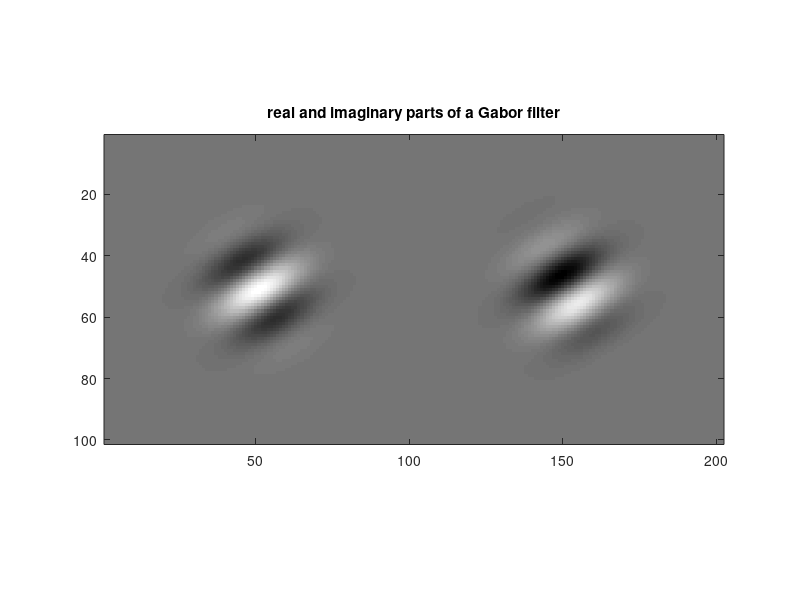

MATLAB code to generate this figure: (Note: this script raises an error after producing the figure.)

%% Retinal Vessel Detection by Gabor Transform and Machine Learning, a Tutorial
%
% This tutorial will demonstrate how Gabor transforms and generalized
% linear model (GLM) can be used for detection of retinal vessels in
% images.
%
% Specifically, we will attempt to detect the retinal vessels from a
% 'training image', by first, convoluting multiple Gabor filters with the image. 
% A GLM will be determined using the Gabor transformed images as features
% (the independent variables), and the locations of the vessels
% as the outcome (the dependent variable).
% In this tutorial, we will term this method for detecting vessels as Gabor+GLM.
% The Gabor+GLM will be psuedo* validated by how well it detects retinal
% vessels in a 'testing image'. Finally, we will calculate the sensitivity,
% the specificity, plot the ROC curve, and the corresponding area under the curve (AUC).

% Author: Pangyu Teng | License: BSD | imageprocessingblog.com |
% Download the code at http://bit.ly/QrYlmQ
% tr_sh = urlread('http://bit.ly/QrYlmQ');

%% So what is a Gabor Filter?
% A Gabor filter is a Gaussian envelope modulated by a complex sinusoid.
% This filter, developed by Dennis Gabor, resembles 2d visual cortical filters
% and has been shown to be useful in computer vision, e.g. 
% edge detection and pattern discrimination.
%
% For a 2D gabor filter, the shape of the filter can be varied by altering
% the size of the envolope with 'sigma',
% the direction of the sinusoid with 'theta',
% and the frequency of the sinusoid with 'F'.
% Below displays the real and imaginary part of a gabor filter.
%
% For more information, start with Wikipedia's Gabor Filter page.
% http://en.wikipedia.org/wiki/Gabor_filter

[x,y]=meshgrid(-50:50,-50:50); sigma = 10; theta = pi/3; F = 0.04;
g_sigma = (1./(2*pi*sigma^2)).*exp(((-1).*(x.^2+y.^2))./(2*sigma.^2));
real_g = g_sigma.*cos((2*pi*F).*(x.*cos(theta)+y.*sin(theta)));
im_g = g_sigma.*sin((2*pi*F).*(x.*cos(theta)+y.*sin(theta)));

figure;
imagesc([real_g im_g]);colormap('gray');axis image;
title('real and imaginary parts of a Gabor filter');


%% Load images and create training and testing images.
% Load an image of the retina and an image indicating where the vessels are in the image.

% let us cleanse Matlab first by clearing the workspace.
clc;clear all;close all;

% load image (image from wikipedia)
img = double(imread('Fundus_photograph_of_normal_left_eye.tif'));

% shrink image to decrease computation time.
scale = 0.25; 
img = imresize(img,scale);

% load answer (location of vessels)
bwImg = double(imread('Fundus_photograph_of_normal_left_eye_binary.tif'));

bwImg = imresize(bwImg,scale,'nearest');
bwImg(bwImg==255) = 1;
bwImg(bwImg==0) = 0;

% get training and testing image and vessel location from the above images
testingImg = img(1:175,:);
testingAns = bwImg(1:175,:);

trainingImg = img(176:end,:);
trainingAns = bwImg(176:end,:);


%% Extract features from training image.

% initialize parameters for Gabor transforms
filter_size = 40.*scale;
filter_size_halfed = round((filter_size)/2);
Fs = 0.1:0.1:0.3;
sigmas = [2:2:8].*scale;
thetas=pi/8:pi/8:pi-pi/8;

% initialize array for storing features
features = zeros([size(trainingImg),numel(sigmas),numel(thetas),numel(Fs)]);

h1 = figure;
% perform multiple Gabor transforms with varying parameters 
for k = 1:numel(sigmas)
for j = 1:numel(Fs)
for i = 1:numel(thetas)


    sigma = sigmas(k);    
    F = Fs(j);
    theta = thetas(i);

    % setup the Gabor transform
    [x,y]=meshgrid(-filter_size_halfed:filter_size_halfed,-filter_size_halfed:filter_size_halfed);
    g_sigma = (1./(2*pi*sigma^2)).*exp(((-1).*(x.^2+y.^2))./(2*sigma.^2));
    real_g = g_sigma.*cos((2*pi*F).*(x.*cos(theta)+y.*sin(theta)));
    im_g = g_sigma.*sin((2*pi*F).*(x.*cos(theta)+y.*sin(theta)));

    % perform Gabor transform
    uT =sqrt(conv2(trainingImg,real_g,'same').^2+conv2(trainingImg,im_g,'same').^2);
    
    % normalize transformed image
    uT = (uT-mean(uT(:)))./std(uT(:));

    % append tranformed images to 'features'
    features(:,:,k,j,i) = uT;
    
    % visualize filtered image and the varying filters
    subplot(2,1,1);
    imagesc([trainingImg mat2gray(uT).*255],[0 255]);
    colormap('gray'); axis image; axis off;
    title('testing image and the Gabor transformed image');
    subplot(2,1,2);
    imagesc([real_g im_g]);
    colormap('gray'); axis image; axis off;
    title(sprintf('Gabor filter F:%1.2f t:%1.2f k:%1.f',F,theta,sigma));
    
    drawnow;%pause(0.5);
    
end
end
end



%% Fit GLM  with features and location of the vessels

% reshape feature array
szG = size(features);
features = reshape(features,[prod(szG(1:2)),prod(szG(3:end))]);

% fit GLM with the features and the location of the vessels
b = glmfit(features,trainingAns(:),'normal');  

% see the output of the model based on the training features
CTrain = glmval(b,features,'logit');
CTrain = reshape(CTrain,szG(1:2));

% visualize 
h2= figure;
imagesc([trainingImg trainingAns.*255 CTrain.*255]);
colormap('gray');axis image;
title('testing image, answer, output from GLM');

%% Perform cross validation for Gabor+GLM
% Note that this is a pusedo cross-validation*,** as we used only
% half of an image for training and will be using half of an image for testing.

% Again, perform multiple Gabor transforms with varying parameters.

features = zeros([size(testingImg),numel(sigmas),numel(thetas),numel(Fs)]);
for k = 1:numel(sigmas)
for j = 1:numel(Fs)
for i = 1:numel(thetas)
    
    sigma = sigmas(k);    
    F = Fs(j);
    theta = thetas(i);

    % setup the "Gabor transform"
    [x,y]=meshgrid(-filter_size_halfed:filter_size_halfed,-filter_size_halfed:filter_size_halfed);
    g_sigma = (1./(2*pi*sigma^2)).*exp(((-1).*(x.^2+y.^2))./(2*sigma.^2));
    real_g = g_sigma.*cos((2*pi*F).*(x.*cos(theta)+y.*sin(theta)));
    im_g = g_sigma.*sin((2*pi*F).*(x.*cos(theta)+y.*sin(theta)));

    % perform Gabor transform
    uT =sqrt(conv2(testingImg,real_g,'same').^2+conv2(testingImg,im_g,'same').^2);
    
    % normalize transformed image
    uT = (uT-mean(uT(:)))./std(uT(:));

    % append tranformed images to 'features'
    features(:,:,k,j,i) = uT;
    
end
end
end

% feed the features to GLM.
szG = size(features);
features = reshape(features,[prod(szG(1:2)),prod(szG(3:end))]);
Ctest = glmval(b,features,'logit');
Ctest = reshape(Ctest,szG(1:2));

% calculate sensitivity and specificity by thresholding
% the output of GLM 'Ctest' and comparing the thresholded image with the answer.

sensitivity = [];
specificity = [];
rgs = 0:0.01:1;
for i = rgs

    tmpBwImg = im2bw(Ctest,i);
    
    tp = sum(tmpBwImg == 1 & testingAns ==1);
    fn = sum(tmpBwImg == 0 & testingAns ==1);
    tn = sum(tmpBwImg == 0 & testingAns ==0);
    fp = sum(tmpBwImg == 1 & testingAns ==0);
    
    sensitivity = [sensitivity tp/(tp+fn)]; %true positive rate
    specificity = [specificity tn/(tn+fp)]; %true negative rate
    
end

% plot roc curve
h3 = figure;
plot(1-specificity,sensitivity,'k-','linewidth',2);
xlabel('False Positive Rate (1-Specificity)');
ylabel('True Positive Rate (Sensitivity)');
axis([0 1 0 1]);grid on;

% calculate auc.
[fprSort, fprSortInd] = sort([1-specificity],'ascend');
auc = trapz([0 fprSort 1],[0 sensitivity(fprSortInd) 1]);
title(sprintf('ROC curve, AUC: %1.2f',auc));

% get optimal threshold by maximizing Youden's index
[trsh, thInd] = max(sensitivity + specificity - 1);
th = rgs(thInd);

%% Visualize testing image and the detected vessels
% Shows the testing image, the output image from the GLM and a
% thresholded image with a threshold that 
% has a relatively good sensitivity and specificity.

h4 = figure;
imagesc([testingImg Ctest.*255 (Ctest > th).*255]);
colormap('gray');axis image;
title('original image, output from GLM, optimally thresholded output from GLM');

%% References
% Soares, Joao VB, et al. "Retinal vessel segmentation using the 2-D 
% Gabor wavelet and supervised classification." Medical Imaging, 
% IEEE Transactions on 25.9 (2006): 1214-1222.
% http://www.ncbi.nlm.nih.gov/pubmed/16967806
%
% Sandberg, Berta, Tony Chan, and Luminita Vese. "A level-set and 
% gabor-based active contour algorithm for segmenting textured images." 
% UCLA Department of Mathematics CAM report. 2002.
% http://citeseerx.ist.psu.edu/viewdoc/summary?doi=10.1.1.7.3145
%
%
%  * The above cross validation is only for illustration purposes.
% To properly evaluate this method, you can use images
% from the STARE or DRIVE projects
% http://www.ces.clemson.edu/~ahoover/stare/probing/index.html
% http://www.isi.uu.nl/Research/Databases/DRIVE/
% and your desired cross validation methods
% http://http://en.wikipedia.org/wiki/Cross-validation_(statistics)
%  ** With the STARE datasets (N = 20) and using a leave-one-out cross
% validation, the Gabor+GLM was able to achieve an AUC of 0.94 for 
% detecting the retinal vessels in the images.
%